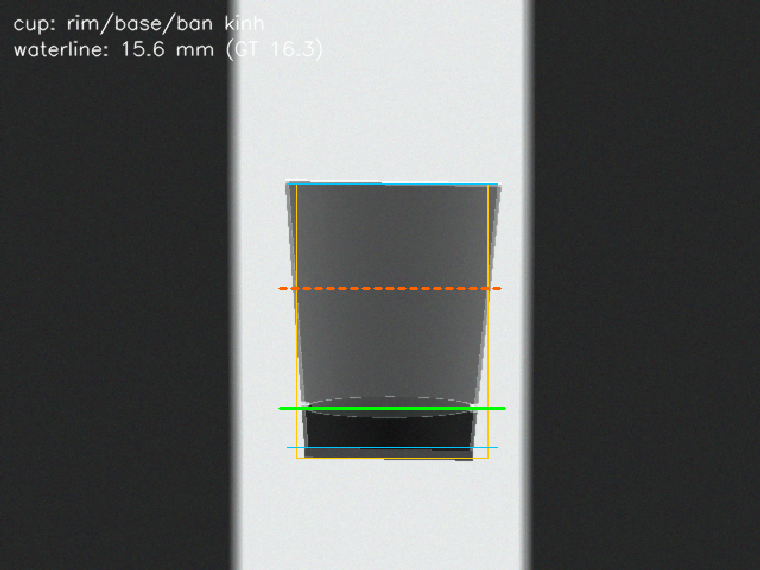
#> input picture cup_filler_pc/report/overlay_sample.png, 760 x 570 px
$ python -i detection.py   (imports and definitions only)   (older library calls are emulated)
#> lines starting #> are read from the running program, lines starting #| are printed output that depends on the picture; after the words box and inside, x2 and y2 are one past the last pixel; in counts of white or black regions, pixels touching at a corner belong together
"""Nhận diện CỐC TRONG SUỐT và đo MỰC NƯỚC bằng thị giác cổ điển (OpenCV).

Vì sao không dùng màu/texture: cốc thuỷ tinh trong suốt, gần như vô hình trên nền
thường. Trick chuẩn công nghiệp là CHIẾU SÁNG NGƯỢC (backlight): đặt một dải đèn
sáng PHÍA SAU cốc. Khi đó:

  * Thân cốc (không nước)  = dải TỐI vừa   (thành cốc khúc xạ nền sáng ra ngoài)
  * Phần cốc chứa nước      = dải TỐI đậm   (nước khúc xạ mạnh hơn nữa)
  * Vạch nước               = biên ngang sắc nét giữa hai mức tối đó
  * Miệng cốc / đáy cốc     = điểm đầu cuối của dải tối

Pipeline (mọi thứ O(W*H), chạy ~10-20 fps trên Raspberry Pi 4):

  1. find_strip   : dò dải nền sáng theo profile cột
  2. find_cup     : trong dải sáng, tìm "bóng tối" của cốc theo profile hàng
                    -> rim_y, base_y, mặt nạ cốc
  3. fit_walls    : hồi quy 2 thành cốc -> bán kính trong theo chiều cao
  4. find_waterline: với mỗi cột trong lòng cốc, tìm biên ngang mạnh nhất
                    (gradient dọc âm: sáng-trên / tối-dưới) -> RANSAC đường thẳng
  5. đổi pixel -> mm bằng mm_per_px đã hiệu chuẩn, bù lệch thị giác (meniscus)

Kết quả trả về CupDetection (dataclass) kèm dict debug để vẽ overlay.
"""
from __future__ import annotations

from dataclasses import dataclass, field
from typing import Dict, List, Optional, Tuple

import cv2
import numpy as np

__all__ = ["CupDetection", "CupDetector", "WaterTracker", "cone_volume_ml"]


# ---------------------------------------------------------------------------
@dataclass
class CupDetection:
    found: bool = False
    # hộp bao cốc (px)
    x0: int = 0
    y0: int = 0
    x1: int = 0
    y1: int = 0
    rim_y_px: float = 0.0          # hàng pixel miệng cốc
    base_y_px: float = 0.0         # hàng pixel đáy TRONG lòng cốc (mức 0 mm)
    # hệ số thành cốc: x = a*row + b (px)
    left_wall: Tuple[float, float] = (0.0, 0.0)
    right_wall: Tuple[float, float] = (0.0, 0.0)
    r_rim_mm: float = 0.0          # bán kính trong tại miệng
    r_base_mm: float = 0.0         # bán kính trong tại đáy
    cup_height_mm: float = 0.0

    waterline_found: bool = False
    waterline_y_px: float = 0.0    # hàng pixel vạch nước (mép gần meniscus)
    water_height_mm: float = 0.0   # chiều cao cột nước tính từ đáy trong
    fill_ratio: float = 0.0        # 0..1 theo chiều cao
    volume_ml: float = 0.0         # ước lượng thể tích từ hình nón cụt đo được

    confidence: float = 0.0
    mm_per_px: float = 0.0
    debug: Dict[str, np.ndarray] = field(default_factory=dict)

    def width_at(self, row: float) -> float:
        """Bề rộng trong (px) của cốc tại hàng `row`."""
        return (self.right_wall[0] * row + self.right_wall[1]) - (
            self.left_wall[0] * row + self.left_wall[1]
        )


def cone_volume_ml(h_mm: float, r_base_mm: float, r_top_mm: float) -> float:
    """Thể tích (ml) hình nón cụt cao h, bán kính đáy r_base, bán kính mặt r_top."""
    if h_mm <= 0:
        return 0.0
    return float(np.pi * h_mm * (r_base_mm ** 2 + r_base_mm * r_top_mm + r_top_mm ** 2) / 3.0 / 1000.0)


def _cone_volume_up_to(det: "CupDetection", h_mm: float) -> float:
    """Thể tích nước trong cốc đo được, với cột nước cao h_mm."""
    h_mm = float(np.clip(h_mm, 0.0, max(det.cup_height_mm, 1e-6)))
    t = h_mm / max(det.cup_height_mm, 1e-6)
    r_top = det.r_base_mm + (det.r_rim_mm - det.r_base_mm) * t
    return cone_volume_ml(h_mm, det.r_base_mm, r_top)


# ---------------------------------------------------------------------------
class WaterTracker:
    """Lọc thời gian: trung vị cửa sổ + chặn bước nhảy PHI VẬT LÝ.

    Chặn dâng: mực nước không thể dâng nhanh hơn lưu lượng bơm cực đại, nhưng
    giới hạn phải tính theo KHOẢNG THỜI GIAN từ lần chấp nhận gần nhất (chứ không
    theo dt từng khung) - nếu không, sau vài khung mất vạch nước, giá trị đúng sẽ
    bị từ chối vĩnh viễn vì "nhảy quá xa".
    Chặn tụt: nước trong cốc không tự tụt -> chỉ cho phép tụt <= 2 mm (nhiễu).
    """

    # [30 lines left out: functions __init__, reset, update, not called in this run]


# ---------------------------------------------------------------------------
class CupDetector:
    def __init__(self, cfg=None):
        cfg = cfg or {}
        d = cfg.get("detection", {}) if hasattr(cfg, "get") else cfg
        strip = d.get("strip", {})
        cup = d.get("cup", {})
        wl = d.get("waterline", {})
        cal = cfg.get("calibration", {}) if hasattr(cfg, "get") else {}

        self.roi = d.get("cup_roi", None)
        self.strip_auto = bool(strip.get("auto_find", True))
        self.strip_x_range = tuple(strip.get("x_range", (0, 10 ** 6)))
        self.strip_min_bright = float(strip.get("min_brightness", 150))
        self.strip_w = (int(strip.get("min_width_px", 40)), int(strip.get("max_width_px", 320)))

        self.cup_w = (int(cup.get("min_width_px", 28)), int(cup.get("max_width_px", 260)))
        self.cup_h = (int(cup.get("min_height_px", 45)), int(cup.get("max_height_px", 420)))
        self.cup_fill_ratio = float(cup.get("min_fill_ratio", 0.35))
        self.cup_merge_gap = int(cup.get("merge_gap_px", 28))

        self.wl_thr = float(wl.get("grad_threshold", 14))
        self.wl_support = float(wl.get("min_support_ratio", 0.45))
        self.wl_margin = float(wl.get("search_margin_ratio", 0.92))
        self.wl_ransac = float(wl.get("ransac_thresh_px", 2.5))

        self.mm_per_px = float(cal.get("mm_per_px", 0.417))
        self.ocx, self.ocy = cal.get("optical_center_px", (320.0, 240.0))
        self.meniscus_off = float(cal.get("meniscus_offset_mm", 0.0))
        self.cam_off = float(cal.get("camera_offset_mm", 0.0))
        self.wall_mm = float(cup.get("wall_mm", 1.5))
        self.base_mm = float(cup.get("base_mm", 4.0))

        self._strip_cache: Optional[Tuple[int, int]] = None

    # ------------------------------------------------------------------
    def detect(self, bgr: np.ndarray, prev: Optional[CupDetection] = None,
               debug: bool = False) -> CupDetection:
        gray = bgr if bgr.ndim == 2 else cv2.cvtColor(bgr, cv2.COLOR_BGR2GRAY)
        H, W = gray.shape
        res = CupDetection()

        # ---------- 1. dải nền sáng ----------
        sx0, sx1 = self._find_strip(gray)
        if sx0 is None:
            res.debug = {"gray": gray}
            return res
        res.debug["strip"] = (sx0, sx1)
        # xén mép mờ của dải sáng (blur lan ~5px) để không dính nền tối hai bên
        mx = 8
        if sx1 - sx0 - 2 * mx < self.strip_w[0]:
            return res
        sx0, sx1 = sx0 + mx, sx1 - mx

        # ---------- 2. bóng cốc trong dải sáng ----------
        # 2a. ngưỡng "tối": giữa mức nền sáng và mức thân cốc
        strip_med = float(np.median(np.percentile(gray[::3, sx0 : sx1 + 1].astype(np.float32), 80, axis=0)))
        thr_dark = 0.75 * strip_med

        # 2b. tìm CỘT của cốc: cột nào có nhiều pixel tối dọc theo chiều cao
        col_dark = (gray[:, sx0 : sx1 + 1] < thr_dark).mean(axis=0)
        col_dark = cv2.GaussianBlur(col_dark.reshape(1, -1), (5, 1), 0).ravel()
        col_runs = self._runs(col_dark > 0.5 * max(float(col_dark.max()), 1e-6),
                              min_len=6, max_len=self.cup_w[1])
        if not col_runs:
            return res
        # nối các dải cột bị CHIỀU NƯỚC RÓT / vệt sáng chém ngang (gap <= 28px)
        col_runs = self._merge_runs(col_runs, gap=self.cup_merge_gap)
        col_runs = [r for r in col_runs if self.cup_w[0] <= r[1] - r[0] <= self.cup_w[1]]
        if not col_runs:
            return res
        c0, c1 = max(col_runs, key=lambda t: t[1] - t[0])
        col_lo, col_hi = sx0 + c0, sx0 + c1 + 1

        # 2c. tìm HÀNG của cốc trong cửa sổ cột đó
        sub = gray[:, col_lo:col_hi].astype(np.float32)
        row_dark_frac = (sub < thr_dark).mean(axis=1)
        row_dark_frac = cv2.GaussianBlur(row_dark_frac.reshape(-1, 1), (1, 5), 0).ravel()
        rows = self._runs(row_dark_frac > 0.6, min_len=self.cup_h[0], max_len=self.cup_h[1])
        if not rows:
            return res
        r0, r1 = max(rows, key=lambda t: (t[1] - t[0]))
        if r1 - r0 < self.cup_h[0]:
            return res

        # mặt nạ cốc: pixel tối trong hộp [r0..r1] x [cột cốc]
        band = gray[r0 : r1 + 1, col_lo:col_hi]
        mask = (band < thr_dark).astype(np.uint8)
        mask = cv2.morphologyEx(mask, cv2.MORPH_CLOSE, np.ones((3, 5), np.uint8))
        if mask.mean() < self.cup_fill_ratio:
            return res

        # biên trái/phải từng hàng
        n_row = mask.shape[0]
        left = np.full(n_row, -1, np.int32)
        right = np.full(n_row, -1, np.int32)
        idx = np.arange(n_row)
        any_m = mask.any(axis=1)
        left[any_m] = np.argmax(mask[any_m], axis=1)
        right[any_m] = mask.shape[1] - 1 - np.argmax(mask[any_m][:, ::-1], axis=1)
        width = (right - left + 1) * any_m
        w_med = float(np.median(width[width > 0])) if (width > 0).any() else 0.0
        if not (self.cup_w[0] <= w_med <= self.cup_w[1]):
            return res

        # tinh chỉnh rim/base: lấy dải hàng liên tục DÀI NHẤT có width hợp lệ
        ok = (width >= 0.55 * w_med) & (width <= 1.6 * w_med)
        ok_idx = np.flatnonzero(ok)
        if ok_idx.size == 0:
            return res
        runs_ok: List[np.ndarray] = []
        start = 0
        for i in range(1, ok_idx.size):
            if ok_idx[i] - ok_idx[i - 1] > 2:
                runs_ok.append(ok_idx[start:i])
                start = i
        runs_ok.append(ok_idx[start:])
        main = max(runs_ok, key=len)
        r0, r1 = int(r0 + main[0]), int(r0 + main[-1])
        # CĂN LẠI chỉ số mặt nạ / biên trái phải theo dải hàng mới
        mask = mask[main[0] : main[-1] + 1]
        left = left[main[0] : main[-1] + 1]
        right = right[main[0] : main[-1] + 1]
        n_row = mask.shape[0]

        res.found = True
        res.y0, res.y1 = r0, r1
        res.rim_y_px = r0 + 0.5
        res.base_y_px = r1 + 0.5 - self.base_mm / self.mm_per_px  # đáy TRONG lòng cốc

        # ---------- 3. hồi quy thành cốc ----------
        rows_fit = np.arange(r0 + max(3, int(0.06 * (r1 - r0))), r1 - max(2, int(0.05 * (r1 - r0))))
        lf = left[rows_fit - r0].astype(np.float64) + col_lo
        rf = right[rows_fit - r0].astype(np.float64) + col_lo
        good = (lf >= 0) & (rf > lf)
        if good.sum() < 8:
            res.found = False
            return res
        yy = rows_fit[good].astype(np.float64)
        al, bl = np.polyfit(yy, lf[good], 1)
        ar, br = np.polyfit(yy, rf[good], 1)
        # trừ bề dày thành (px) để lấy bán kính TRONG
        wall_px = self.wall_mm / self.mm_per_px
        res.left_wall = (float(al), float(bl) + wall_px)
        res.right_wall = (float(ar), float(br) - wall_px)

        h_px = (res.base_y_px - res.rim_y_px)
        res.cup_height_mm = h_px * self.mm_per_px
        # bán kính đo TRỰC TIẾP bằng trung vị bề rộng mặt nạ sát miệng/đáy
        # (không ngoại suy từ đường thành -> không khuếch đại sai số với cốc cao)
        wr = [
            right[i] - left[i] + 1
            for i in range(2, min(9, n_row - 1))
            if left[i] >= 0 and right[i] > left[i]
        ]
        wb = [
            right[i] - left[i] + 1
            for i in range(max(0, n_row - 8), max(1, n_row - 2))
            if left[i] >= 0 and right[i] > left[i]
        ]
        if wr:
            res.r_rim_mm = max(0.5 * float(np.median(wr)) * self.mm_per_px - self.wall_mm, 4.0)
        if wb:
            res.r_base_mm = max(0.5 * float(np.median(wb)) * self.mm_per_px - self.wall_mm, 4.0)
        res.x0 = int(round(res.left_wall[0] * r0 + res.left_wall[1]))
        res.x1 = int(round(res.right_wall[0] * r0 + res.right_wall[1]))
        res.mm_per_px = self.mm_per_px
        res.confidence = float(min(1.0, mask.mean() / max(self.cup_fill_ratio, 1e-3)))

        # ---------- 4. vạch nước ----------
        wl = self._find_waterline(gray, res, prev, debug)
        if wl is not None:
            res.waterline_found = True
            res.waterline_y_px = wl
            h_mm = (res.base_y_px - wl) * self.mm_per_px
            res.water_height_mm = max(0.0, h_mm - self.meniscus_off)
            res.fill_ratio = float(np.clip(res.water_height_mm / max(res.cup_height_mm, 1e-6), 0, 1))
            res.volume_ml = _cone_volume_up_to(res, res.water_height_mm)

        if debug:
            res.debug.update(
                gray=gray,
                cup_mask=np.pad(mask, ((r0, H - r1 - 1), (col_lo, W - col_hi - 1))),
                waterline=res.waterline_y_px,
            )
        return res

    # ------------------------------------------------------------------
    def _find_strip(self, gray: np.ndarray) -> Tuple[Optional[int], Optional[int]]:
        """Dò dải nền sáng. Dùng percentile-80 theo cột: cốc chỉ che một PHẦN hàng
        của dải sáng nên percentile cao vẫn giữ đúng mức sáng của đèn nền."""
        W = gray.shape[1]
        x0r, x1r = int(np.clip(self.strip_x_range[0], 0, W)), int(np.clip(self.strip_x_range[1], 0, W))
        prof = np.percentile(gray[::3, x0r:x1r].astype(np.float32), 80, axis=0)
        prof = cv2.GaussianBlur(prof.reshape(1, -1), (9, 1), 0).ravel()
        thr = max(self.strip_min_bright, 0.5 * (float(prof.max()) + float(prof.min())))
        runs = self._runs(prof > thr, min_len=self.strip_w[0], max_len=self.strip_w[1])
        if not runs:
            return None, None
        a, b = max(runs, key=lambda t: t[1] - t[0])
        return x0r + a, x0r + b

    @staticmethod
    def _merge_runs(runs: List[Tuple[int, int]], gap: int = 28) -> List[Tuple[int, int]]:
        out: List[Tuple[int, int]] = []
        for a, b in sorted(runs):
            if out and a - out[-1][1] - 1 <= gap:
                out[-1] = (out[-1][0], max(out[-1][1], b))
            else:
                out.append((a, b))
        return out

    @staticmethod
    def _runs(mask1d: np.ndarray, min_len: int = 1, max_len: int = 10 ** 9) -> List[Tuple[int, int]]:
        m = mask1d.astype(bool)
        if not m.any():
            return []
        d = np.diff(np.concatenate(([0], m.view(np.int8), [0])))
        starts = np.flatnonzero(d == 1)
        ends = np.flatnonzero(d == -1)
        out = [(int(s), int(e - 1)) for s, e in zip(starts, ends) if min_len <= e - s <= max_len]
        return out

    # ------------------------------------------------------------------
    def _find_waterline(self, gray: np.ndarray, cup: CupDetection,
                        prev: Optional[CupDetection], debug: bool) -> Optional[float]:
        """Biên ngang sáng->tối mạnh nhất trong lòng cốc = mép gần meniscus."""
        diag = cup.debug.setdefault("wl_diag", {})
        r0 = int(cup.rim_y_px)
        r1 = int(cup.base_y_px)
        if r1 - r0 < 12:
            return None
        # dải tìm: bỏ margin sát miệng (phản quang) và sát đáy
        top = r0 + max(2, int((1.0 - self.wl_margin) * (r1 - r0)))
        bot = r1 - 3

        # cửa sổ tìm theo vết cũ (nếu có) để chống bọt khí
        if prev is not None and prev.waterline_found:
            p = prev.waterline_y_px
            lo, hi = int(p - 0.35 * (r1 - r0)), int(p + 0.35 * (r1 - r0))
            top, bot = max(top, lo), min(bot, hi)
        if bot - top < 6:
            top, bot = r0 + 2, r1 - 3

        xs_l = cup.left_wall[0] * np.arange(gray.shape[0]) + cup.left_wall[1]
        xs_r = cup.right_wall[0] * np.arange(gray.shape[0]) + cup.right_wall[1]

        sob = cv2.Sobel(gray.astype(np.float32), cv2.CV_32F, 0, 1, ksize=3)
        # với mỗi CỘT trong lòng cốc: hàng có gradient dọc âm mạnh nhất = biên候选
        cl = int(np.ceil(xs_l[bot])) + 3
        cr = int(np.floor(xs_r[bot])) - 3
        if cr - cl < 6:
            return None
        seg = sob[top : bot + 1, cl : cr + 1]
        idx = np.argmin(seg, axis=0)
        vals = seg[idx, np.arange(seg.shape[1])]
        okc = vals < -self.wl_thr
        cand_rows = (top + idx[okc]).tolist()
        cand_cols = (np.arange(cl, cr + 1)[okc]).tolist()
        cand_mag = (-vals[okc]).tolist()
        if len(cand_rows) < 6:
            return None
        rows = np.asarray(cand_rows, np.float64)
        cols = np.asarray(cand_cols, np.float64)
        mag = np.asarray(cand_mag, np.float64)
        # loại biên yếu (bọt khí, vân nhiễu): ngưỡng theo percentile (bền với
        # ngoại lệ kiểu cột nước rót/vệt sáng có gradient cực lớn)
        keep = mag >= max(self.wl_thr, 0.5 * float(np.percentile(mag, 90)))
        diag["n_cand"] = int(len(rows))
        diag["n_after_mag"] = int(keep.sum())
        rows, cols, mag = rows[keep], cols[keep], mag[keep]
        if len(rows) < 6:
            diag["fail"] = "too_few_after_mag"
            return None
        # loại MÉP XA của ellipse: phía dưới vạch nước thật phải là THÂN NƯỚC tối
        p10, p90 = np.percentile(gray[r0:r1, cup.x0 : cup.x1], [10, 90])
        # phía dưới vạch nước thật phải tối GẦN MỨC NƯỚC (p10) hơn mức không khí
        thr_below = float(p10) + 0.30 * (float(p90) - float(p10))
        H_, W_ = gray.shape
        sel = np.array(
            [
                gray[min(rr + 2, H_ - 1) : min(rr + 7, H_), max(cc - 1, 0) : cc + 2].mean()
                < thr_below
                for rr, cc in zip(rows.astype(int), cols.astype(int))
            ]
        )
        diag["n_after_dark"] = int(sel.sum())
        rows, cols, mag = rows[sel], cols[sel], mag[sel]
        if len(rows) < 5:
            diag["fail"] = "too_few_after_dark"
            return None

        # ---- khớp CUNG ELLIPSE mép gần:  row(x) = yc + ry*sqrt(1-u^2)
        # Tuyến tính theo 2 ẩn (yc, ry). yc = mặt phẳng nước TẠI TRỤC CỐC nên
        # miễn nhiễm lệch thị giác khi camera không đặt ngang mặt nước.
        cx = 0.5 * (cup.x0 + cup.x1)
        rx = max(0.5 * cup.width_at(0.5 * (top + bot)), 4.0)
        u = np.clip((cols - cx) / rx, -1, 1)
        svec = np.sqrt(np.clip(1 - u * u, 0, 1))

        best_inl, best_par, best_cnt = None, None, 0
        rng = np.random.default_rng(0)
        n = len(rows)
        for _ in range(140):
            i, j = rng.integers(0, n, 2)
            ds = svec[i] - svec[j]
            if abs(ds) < 0.15:
                continue
            ry = (rows[i] - rows[j]) / ds
            if not (0.0 <= ry <= 30.0):
                continue
            yc = rows[i] - ry * svec[i]
            inl = np.abs(rows - (yc + ry * svec)) < self.wl_ransac
            cnt = int(inl.sum())
            if cnt > best_cnt:
                best_cnt, best_inl, best_par = cnt, inl, (yc, ry)
        diag["support"] = float(best_inl.mean()) if best_inl is not None else 0.0
        if best_inl is None or best_inl.mean() < self.wl_support:
            diag["fail"] = "low_support"
            return None
        A = np.stack([np.ones(int(best_inl.sum())), svec[best_inl]], axis=1)
        sol, *_ = np.linalg.lstsq(A, rows[best_inl], rcond=None)
        yc, ry = float(sol[0]), float(sol[1])
        # vòng 2: cập nhật bán kính ngang tại đúng cao độ vạch nước rồi khớp lại
        rx2 = max(0.5 * cup.width_at(yc), 4.0)
        u2 = np.clip((cols - cx) / rx2, -1, 1)
        s2 = np.sqrt(np.clip(1 - u2 * u2, 0, 1))
        inl2 = np.abs(rows - (yc + ry * s2)) < self.wl_ransac
        if inl2.sum() >= 5:
            A2 = np.stack([np.ones(int(inl2.sum())), s2[inl2]], axis=1)
            sol2, *_ = np.linalg.lstsq(A2, rows[inl2], rcond=None)
            yc, ry = float(sol2[0]), float(sol2[1])
        if not (r0 + 1 < yc < r1 + 6):
            diag["fail"] = "yc_out_of_cup"
            return None
        cup.debug["meniscus_ry_px"] = ry
        cup.debug["wl_inliers"] = float(best_inl.mean())
        return float(yc)


# ---------------------------------------------------------------------------
# [21 lines left out: function draw_overlay, not called in this run]

>>> import cv2
>>> picture = cv2.imread('../report/overlay_sample.png')
#> picture is the input picture: shape (570, 760, 3); mean B, G, R 94.9, 95.8, 93.8
>>> result = CupDetector().detect(picture)
#> in _find_strip, `prof = np.percentile(gray[::3, x0r:x1r].astype(np.float32), 80, axis=0)`: prof = 760 values, max 233 at index 243, min 39 at index 0, mean 114.3
#> in _find_strip, `prof = cv2.GaussianBlur(prof.reshape(1, -1), (9, 1), 0).ravel()`: prof = 760 values, max 233 at index 247, min 39.15 at index 0, mean 114.3
#> in _find_strip, `thr = max(self.strip_min_bright, 0.5 * (float(prof.max()) + float(prof..`: thr = 150
#> in _runs, `d = np.diff(np.concatenate(([0], m.view(np.int8), [0])))`: d = 761 values, max 1 at index 235, min -1 at index 527, mean 0
#> in _runs, `starts = np.flatnonzero(d == 1)`: starts = [235]
#> in _runs, `ends = np.flatnonzero(d == -1)`: ends = [527]
#> in _runs, `out = [(int(s), int(e - 1)) for s, e in zip(starts, ends) if min_len <..`: out = [(235, 526)]
#> in _find_strip, `a, b = max(runs, key=lambda t: t[1] - t[0])`: a = 235; b = 526
#> in detect, `sx0, sx1 = self._find_strip(gray)`: sx0 = 235; sx1 = 526
#> in detect, `sx0, sx1 = sx0 + mx, sx1 - mx`: sx0 = 243; sx1 = 518
#> in detect, `strip_med = float(np.median(np.percentile(gray[::3, sx0 : sx1 + 1].ast..`: strip_med = 232
#> in detect, `thr_dark = 0.75 * strip_med`: thr_dark = 174
#> in detect, `col_dark = (gray[:, sx0 : sx1 + 1] < thr_dark).mean(axis=0)`: col_dark = 276 values, max 0.486 at index 66, min 0 at index 0, mean 0.335
#> in detect, `col_dark = cv2.GaussianBlur(col_dark.reshape(1, -1), (5, 1), 0).ravel()`: col_dark = 276 values, max 0.486 at index 214, min 0 at index 0, mean 0.335
#> in detect, `col_runs = self._runs(col_dark > 0.5 * max(float(col_dark.max()), 1e-6..`: col_runs = [(55, 242)]
#> the loop in _merge_runs, `for a, b in sorted(runs):` made 1 pass
#> in detect, `c0, c1 = max(col_runs, key=lambda t: t[1] - t[0])`: c0 = 55; c1 = 242
#> in detect, `col_lo, col_hi = sx0 + c0, sx0 + c1 + 1`: col_lo = 298; col_hi = 486
#> in detect, `sub = gray[:, col_lo:col_hi].astype(np.float32)`:
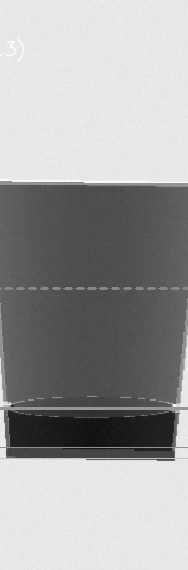
#> sub: shape (570, 188) float32; min 13, max 255, mean 160.4
#> in detect, `row_dark_frac = (sub < thr_dark).mean(axis=1)`: row_dark_frac = 570 values, max 1 at index 183, min 0 at index 0, mean 0.473
#> in detect, `row_dark_frac = cv2.GaussianBlur(row_dark_frac.reshape(-1, 1), (1, 5),..`: row_dark_frac = 570 values, max 1 at index 185, min 0 at index 0, mean 0.473
#> in detect, `rows = self._runs(row_dark_frac > 0.6, min_len=self.cup_h[0], max_len=..`: rows = [(183, 457)]
#> in detect, `r0, r1 = max(rows, key=lambda t: (t[1] - t[0]))`: r0 = 183; r1 = 457
#> in detect, `band = gray[r0 : r1 + 1, col_lo:col_hi]`:
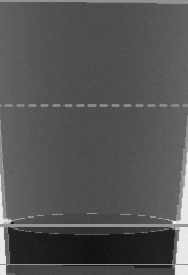
#> band: shape (275, 188); min 13, max 244, mean 84.6
#> in detect, `mask = (band < thr_dark).astype(np.uint8)`:
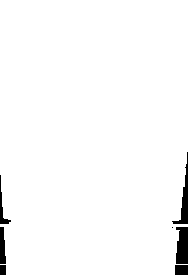
#> mask: shape (275, 188); values 0 (black) and 1 (white), 97.6% white; 7 black regions (1 under 20 px), largest, box (x1, y1, x2, y2) and area: (176, 227, 188, 264) 398, (172, 152, 188, 224) 326, (0, 227, 6, 264) 180, (0, 175, 11, 224) 132, (175, 265, 188, 275) 130, (0, 265, 6, 275) 60
#> in detect, `mask = cv2.morphologyEx(mask, cv2.MORPH_CLOSE, np.ones((3, 5), np.uint..`:
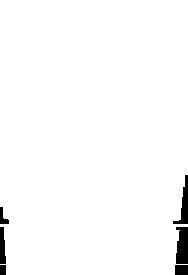
#> mask: shape (275, 188); values 0 (black) and 1 (white), 97.8% white; 6 black regions, box (x1, y1, x2, y2) and area: (176, 227, 188, 264) 398, (173, 175, 188, 224) 290, (0, 227, 6, 264) 180, (175, 265, 188, 275) 130, (0, 207, 9, 224) 81, (0, 265, 6, 275) 60
#> (the rest of the program and of its run is left out)
